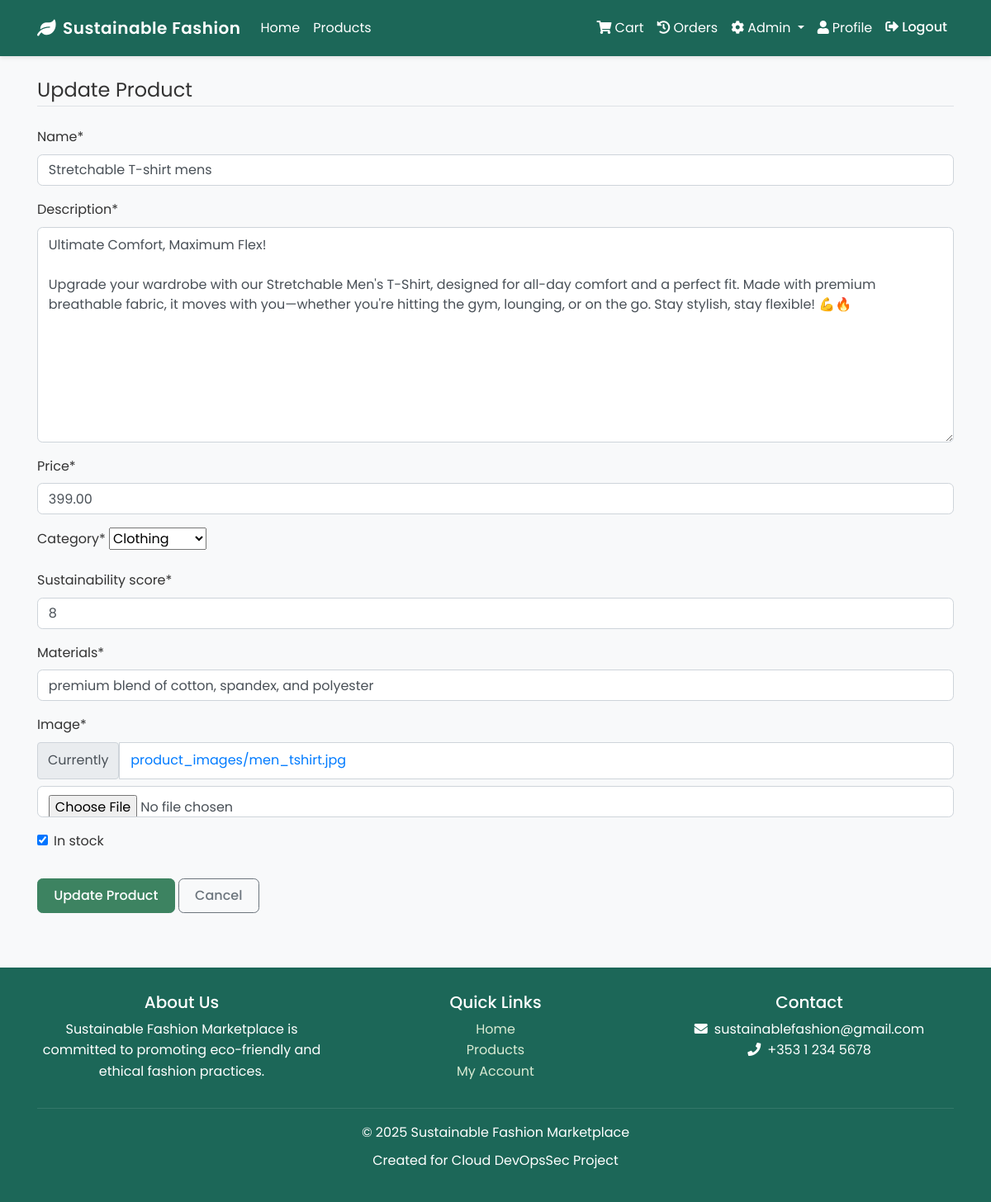
The page /products/1/update/ (signed in) on the database its author committed.
### products/models.py (models this page shows, shortened)
class Product(models.Model):
    name = models.CharField(max_length=200)
    description = models.TextField()
    price = models.DecimalField(max_digits=10, decimal_places=2)
    category = models.ForeignKey(Category, on_delete=models.CASCADE, related_name='products')
    sustainability_score = models.IntegerField(default=0)  # Score from 0-100
    materials = models.CharField(max_length=255)
    image = models.ImageField(upload_to='product_images', default='default_product.jpg')
    seller = models.ForeignKey(User, on_delete=models.CASCADE)
    date_posted = models.DateTimeField(auto_now_add=True)
    in_stock = models.BooleanField(default=True)

class Category(models.Model):
    name = models.CharField(max_length=100)
    description = models.TextField(blank=True, null=True)
    def __str__(self):
        return self.name
    class Meta:
        verbose_name_plural = "Categories"

### products/views.py (the view, shortened to what this page needs)
# urls.py: path('products/<int:pk>/update/', ProductUpdateView.as_view(), name='product-update'),
class ProductUpdateView(LoginRequiredMixin, UserPassesTestMixin, UpdateView):
    model = Product
    template_name = 'products/product_form.html'
    fields = ['name', 'description', 'price', 'category', 'sustainability_score', 'materials', 'image', 'in_stock']
    def test_func(self):
        return is_admin(self.request.user)
    def get_context_data(self, **kwargs):
        context = super().get_context_data(**kwargs)
        context['title'] = 'Update Product'
        context['button_text'] = 'Update Product'
        return context

### cart/context_processors.py (called while the page is built)
def cart_counter(request):
    if request.user.is_authenticated:
        cart_count = CartItem.objects.filter(user=request.user).count()
        return {'cart_count': cart_count}
    return {'cart_count': 0}

### products/views.py (called while the page is built)
def is_admin(user):
    return user.is_superuser

### templates/products/product_form.html (shortened to what this page needs)
{% extends "base.html" %}
{% load crispy_forms_tags %}
{% block content %}
    <div class="content-section">
        <form method="POST" enctype="multipart/form-data">
            <fieldset class="form-group">
                <legend class="border-bottom mb-4">{{ button_text }}</legend>
                {{ form|crispy }}
            </fieldset>
            <div class="form-group">
                <button class="btn btn-primary" type="submit">{{ button_text }}</button>
                <a class="btn btn-outline-secondary" href="{% url 'products' %}">Cancel</a>
            </div>
        </form>
    </div>
{% endblock content %}

### templates/base.html (style rules this page uses)
html { height: 100%; }
body { background-color: #f8f9fa; padding-top: 66px; font-family: 'Poppins', sans-serif; color: #333; line-height: 1.6; min-height: 100%; display: flex; flex-direction: column; }
.btn { border-radius: 0.4rem; padding: 0.5rem 1.2rem; transition: all 0.3s ease; font-weight: 500; }
.btn-primary { background-color: #3d8361; border-color: #3d8361; }
.form-control { border-radius: 0.4rem; border: 1px solid #ced4da; padding: 0.6rem 0.8rem; }

### rows shown on the page
Product: name "Stretchable T-shirt mens", description "Ultimate Comfort, Maximum Flex! Upgrade your wardrobe with our Stretchable Men's T-Shirt, designed for all-day comfort and a perfect fit. Made with premium breathable fabric, it moves with you—whether you're hitting the gym, lounging, or on the go. Stay stylish, stay flexible! 💪🔥", price "399.00", category "Clothing", sustainability_score "8", materials "premium blend of cotton, spandex, and polyester", in_stock "☑"

### other values the page prints
{{ button_text }} "Update Product"
